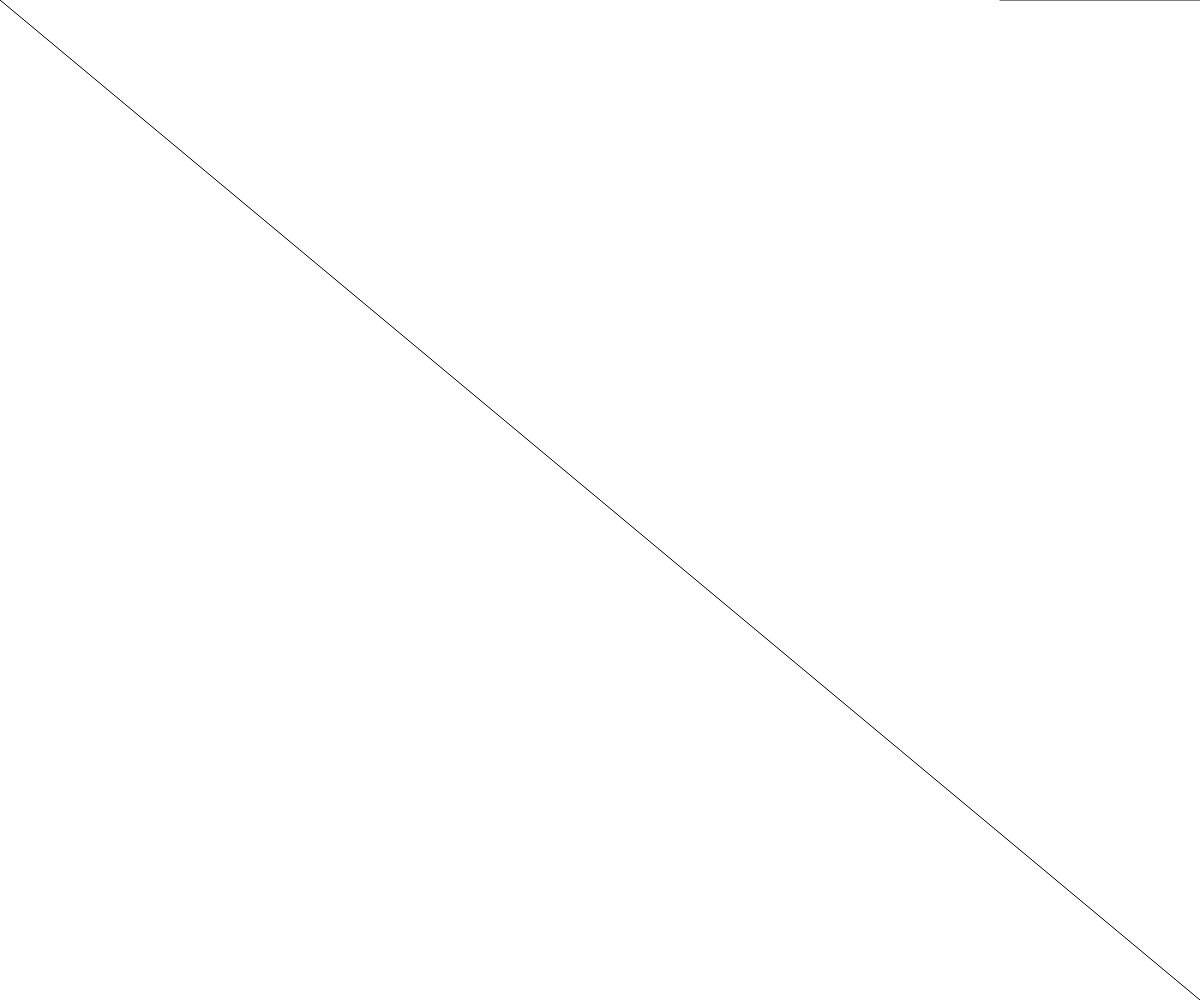
Frame 1 (no input)
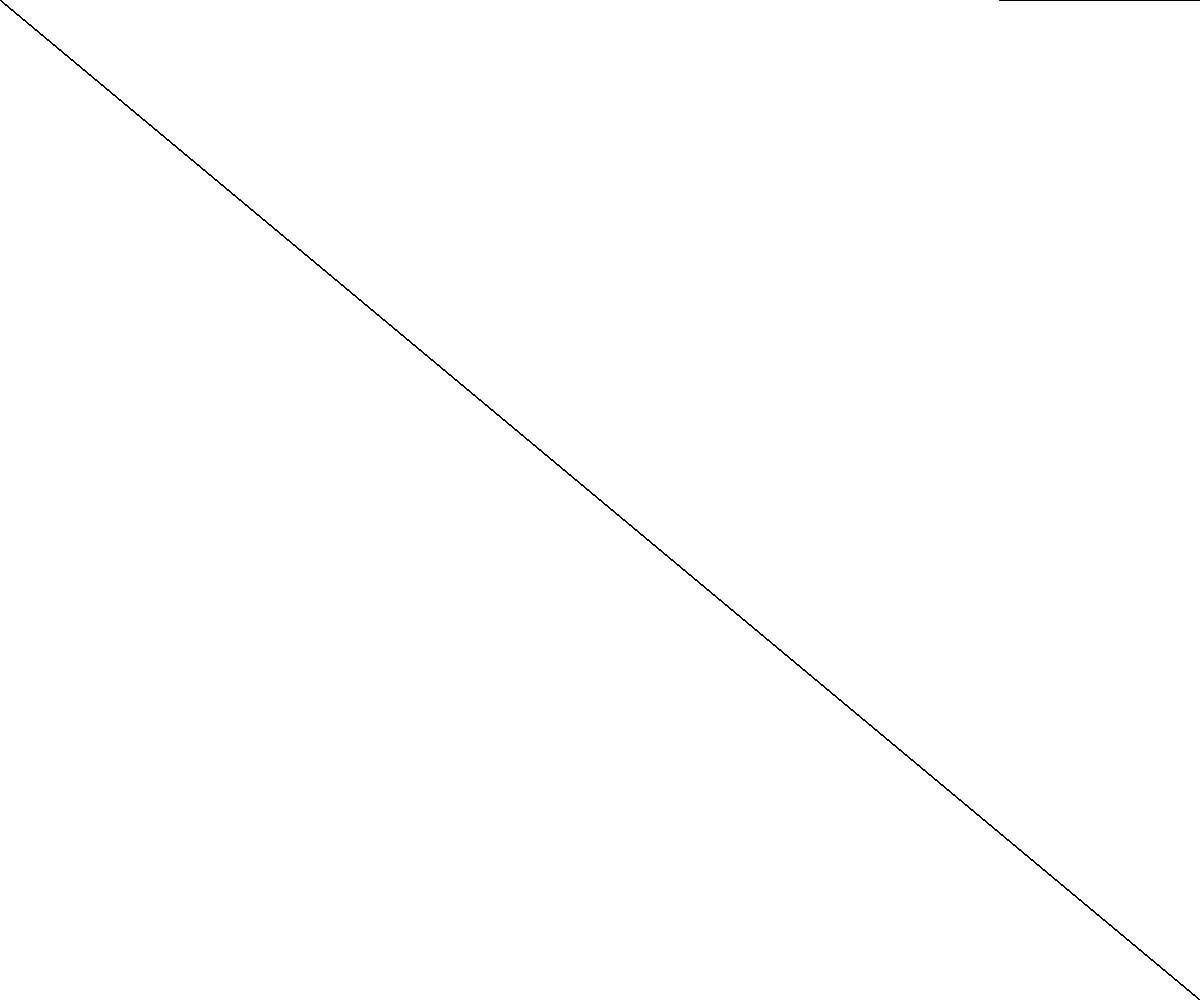
Frame 60 (no input)
Frame 120 (the mouse pressed at the canvas centre since frame 60): identical to frame 60, image omitted

The p5.js sketch that drew these frames (run headless with seeded random() and noise() and a simulated clock; from frame 60 on, the mouse is pressed at the canvas centre):

// p5.js sketch
// ── sketch.js
function setup () {
  createCanvas (windowWidth, windowHeight);


}

function draw () {
  line(0,0,width, height);
  line (width, 0, height, 0);
}

function windowResized(){
  resizeCanvas(windowWidth, windowHeight);
}

// ── 002_mouse.js
function setup() {
  createCanvas(windowWidth, windowHeight);
}

function draw(){
  background(mouseX);
  print(mouseX, mouseY);
  ellipse(mouseX, mouseY, 40, 40);


}
